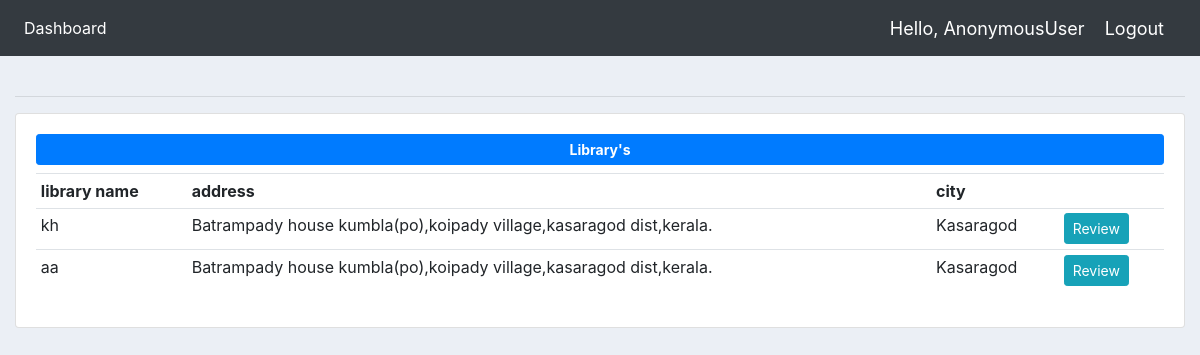
The app's page /guestlog/1/ with its own data.
### myapp/models.py (models this page shows, shortened)
class Library(models.Model):
    name = models.CharField(max_length=200, null=True)
    address = models.CharField(max_length=200, null=True)
    city = models.CharField(max_length=200, null=True)

### myapp/views.py (the view)
# urls.py: path('guestlog/<str:pk>/',views.guestlog,name="guestlog"),
def guestlog(request,pk):
	library = Library.objects.all()
	guest=pk
	return render(request, 'accounts/dashboard.html',{'library':library,'guest':guest})

### myapp/templates/accounts/dashboard.html (shortened to what this page needs)
{%  extends 'accounts/main.html' %}
{% block content %}
<br>
<div class="row">
	<div class="col-md-12">
		<hr>
		<div class="card card-body">
		<h2>	<a class="btn btn-primary  btn-sm btn-block" href=""><strong>Library's</strong></a></h2>
			<table class="table table-sm">
				<tr>
					<th>library name</th>
					<th>address</th>
					<th>city</th>
					<th></th>
				</tr>
				{% for data in library %}
					<tr>
						<td>{{data.name}}</td>
						<td>{{data.address}}</td>
						<td>{{data.city}}</td>
						<td><a class="btn btn-sm btn-info" href="{% url 'review' data.id %}">Review</a></td>
					</tr>
				{% endfor %}
			</table>
		</div>
	</div>
</div>
{% endblock %}

### myapp/templates/accounts/main.html (shortened to what this page needs)
{% load static %}
<!DOCTYPE html>
<html>
<head>
	<link rel="stylesheet" href="https://stackpath.bootstrapcdn.com/bootstrap/4.3.1/css/bootstrap.min.css">
	<link rel="stylesheet" type="text/css" href="{% static '/css/main.css' %}">
</head>
<body>
	{%  include 'accounts/navbar.html' %}
	<div class="container-fluid">
	{% block content %}
	{% endblock %}
    </div>
</body>
</html>

### myapp/templates/accounts/navbar.html (shortened to what this page needs)
{% load static %}
<nav class="navbar navbar-expand-lg navbar-dark bg-dark">
  <div class="collapse navbar-collapse" id="navbarNav">
    <ul class="navbar-nav">
      <li class="nav-item active">
        <a class="nav-link" href="{% url 'home' %}">Dashboard</a>
      </li>
    </ul>
  </div>
  <span class="hello-msg">Hello, {{request.user}}</span>
  <span ><a  class="hello-msg" href="{% url 'logout' %}">Logout</a></span>
</nav>

### static/css/main.css (style rules this page uses)
body { background-color: #ebeff5; }

### myapp/templates/accounts/navbar.html (style rules this page uses)
.hello-msg { font-size: 18px; color: #fff; margin-right: 20px; }

### records on screen
Library: name "kh", address "Batrampady house kumbla(po),koipady village,kasaragod dist,kerala.", city "Kasaragod"
Library: name "aa", address "Batrampady house kumbla(po),koipady village,kasaragod dist,kerala.", city "Kasaragod"

### other values on screen
{{ request.user }} "AnonymousUser"
